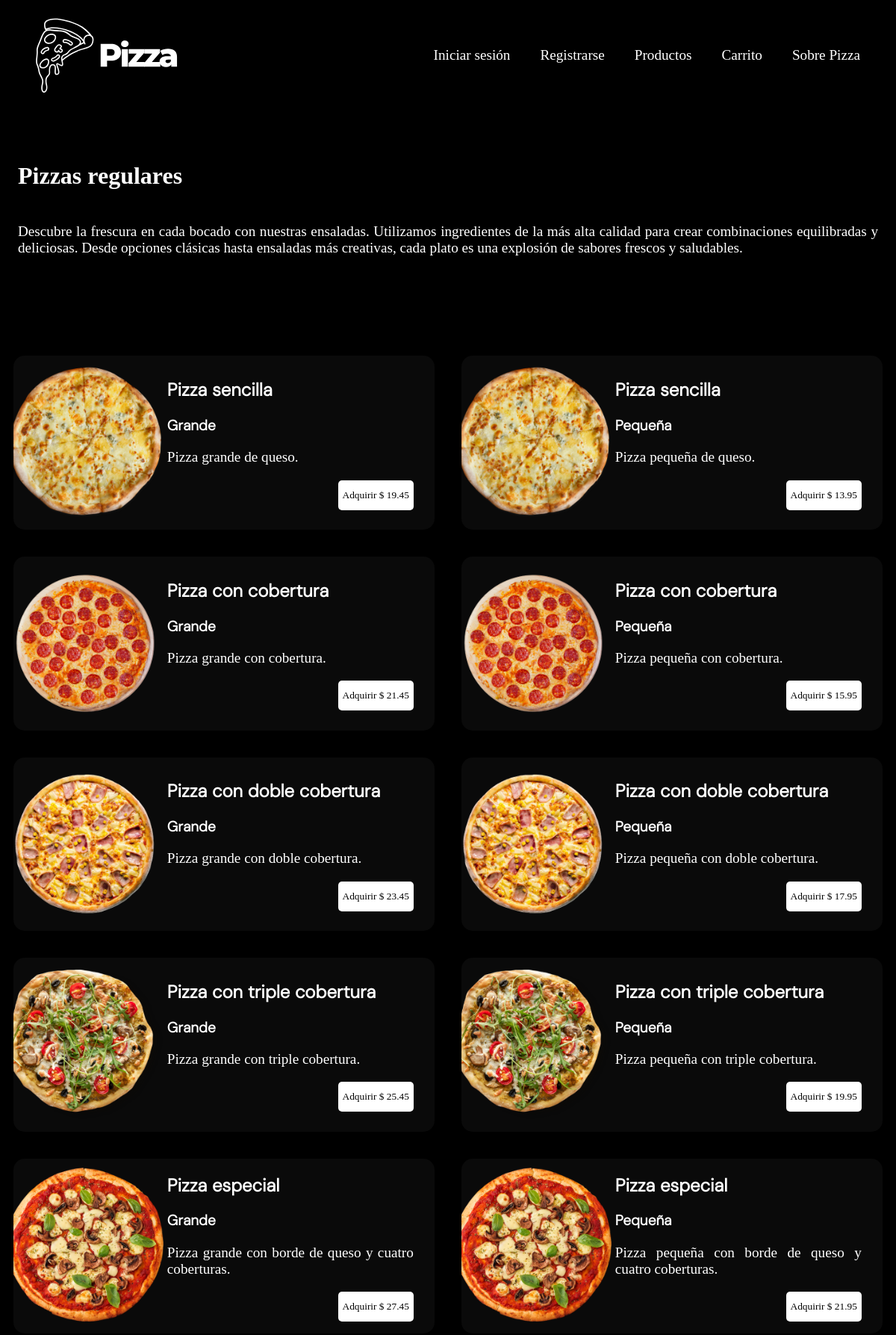
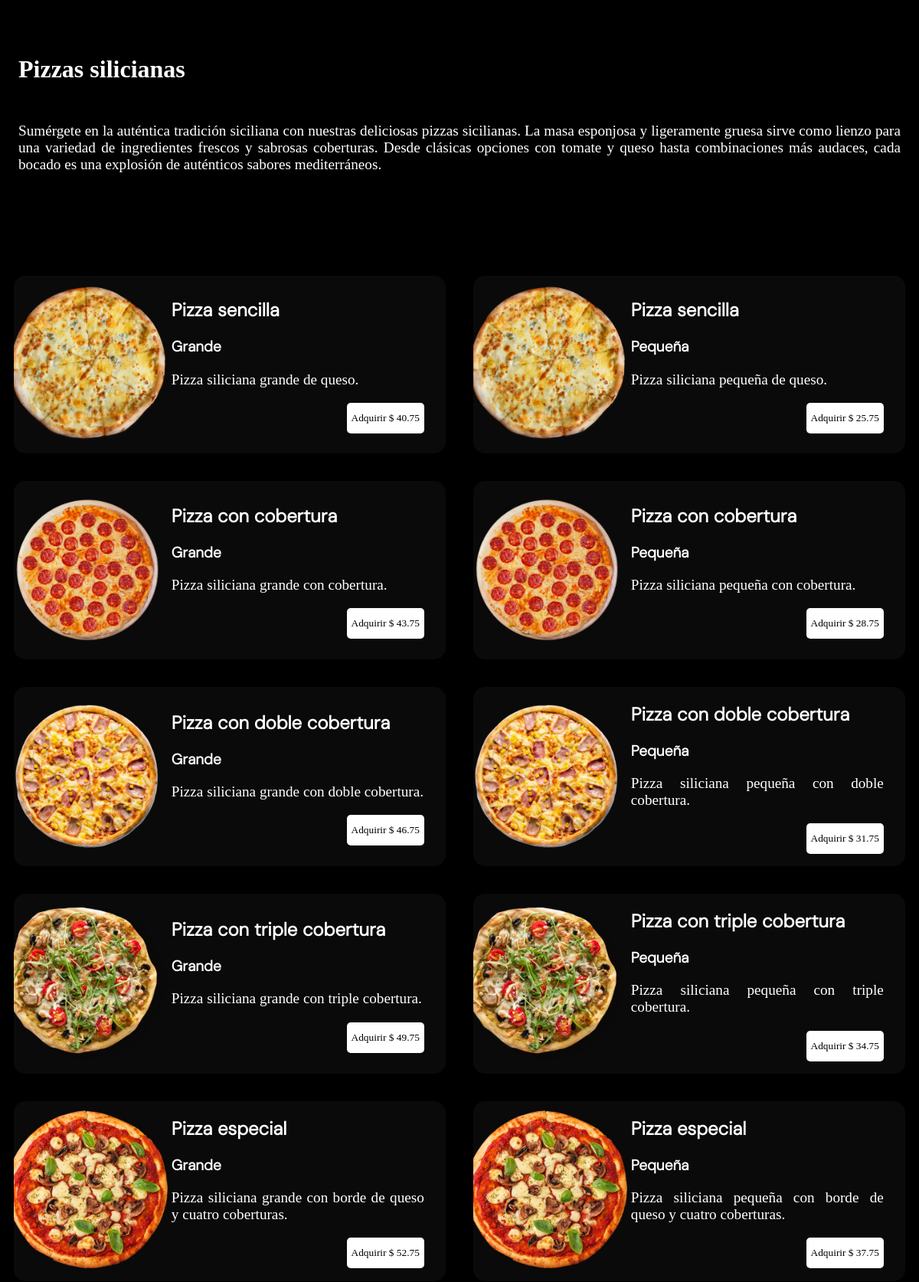
Screenshot of /products/ (upper part) with the database file from the repository (2 pictures, top to bottom).
### pizza/models.py (models this page shows, shortened)
class Pizza(models.Model):
    PIZZA_TOPPINS = [
        ("Pizza sencilla", "Pizza sencilla"),
        ("Pizza con cobertura", "Pizza con cobertura"),
        ("Pizza con doble cobertura", "Pizza con doble cobertura"),
        ("Pizza con triple cobertura", "Pizza con triple cobertura"),
        ("Pizza especial", "Pizza especial"),
    ]
    PIZZA_TYPES = [
        ("Regular", "Regular"),
        ("Siliciana", "Siliciana"),
    ]
    PIZZA_SIZES = [
        ("Pequeña", "Pequeña"),
        ("Grande", "Grande"),
    ]
    pizza_toppins = models.CharField(max_length=40, choices=PIZZA_TOPPINS)
    pizza_type = models.CharField(max_length=40, choices=PIZZA_TYPES)
    pizza_size = models.CharField(max_length=40, choices=PIZZA_SIZES)
    price = models.DecimalField(max_digits=6, decimal_places=2)
    image_url = models.TextField()
    description = models.TextField()

### pizza/views.py (the view)
# urls.py: path("products/", views.products),
def products(request):
    pizzas = Pizza.objects.all()
    toppings = Topping.objects.all()
    pastas = Pasta.objects.all()
    ensaladas = Salad.objects.all()
    subs = Sub.objects.all()
    cenas = DinnerPlatter.objects.all()
    return render(request, "products.html", {"pizzas": pizzas, "toppings": toppings, "pastas": pastas, "ensaladas": ensaladas, "subs": subs, "cenas": cenas})

### pizza/models.py (called while the page is built)
    def __str__(self):
        return self.name

### pizza/templates/products.html (shortened to what this page needs)
{% load static %}
<!DOCTYPE html>
<html lang="en">
<head>
    <link rel="stylesheet" href="{% static 'css/style.css' %}">
</head>
<body style="margin-bottom: 5%;">
    <nav class="full-screen">
        <div class="icon">
            <img src="{% static 'icons/pizza.svg' %}" alt="">
        </div>
        <div class="options">
            <ul>
                {% if user.is_staff %}
                    <li><a href="/products">Productos</a></li>
                    <li><a href="/orders">Pedidos</a></li>
                    <li><a href="/admin/">Panel de control</a></li>
                    <li><a href="/log_out">Cerrar sesión</a></li>
                    <li><a href="/">Sobre Pizza</a></li>
                {% else %}
                    {% if user.is_authenticated %}
                        <li><a href="/orders">Pedidos</a></li>
                        <li><a href="/log_out">Cerrar sesión</a></li>
                    {% else %}
                        <li><a href="/login">Iniciar sesión</a></li>
                        <li><a href="/sign_up">Registrarse</a></li>
                    {% endif %}
                    <li><a href="/products">Productos</a></li>
                    <li><a href="/cart">Carrito</a></li>
                    <li><a href="/">Sobre Pizza</a></li>
                {% endif %}
            </ul>
        </div>
    </nav>
    <section class="image">
    </section>
    {% if pizzas %}
        <section class="information-menu">
            <h1>Pizzas regulares</h1>
            <p>Descubre la frescura en cada bocado con nuestras ensaladas. Utilizamos ingredientes de la más alta calidad para crear combinaciones equilibradas y deliciosas. Desde opciones clásicas hasta ensaladas más creativas, cada plato es una explosión de sabores frescos y saludables.</p>
        </section>
    {% endif %}
    <section class="food_menu">
    {% for pizza in pizzas %}
        {% if pizza.pizza_type == "Regular" %}
            <div class="food">
                <span class="image">
                    <img src="{{ pizza.image_url }}" alt="">
                </span>
                <span class="information">
                    <span class="title">
                        <h2>{{ pizza.pizza_toppins }}</h2>
                        <h3>{{ pizza.pizza_size }}</h3>
                        <p>{{ pizza.description }}</p>
                    </span>
                    {% if not user.is_staff %}
                    <span class="button">
                        <button class="order-btn" data-pizza-imagen="{{ pizza.image_url }}" data-pizza-price="{{ pizza.price }}" data-pizza-id="{{ pizza.id }}" data-pizza-type="{{ pizza.pizza_type }}" data-pizza-toppins="{{ pizza.pizza_toppins }}" data-pizza-size="{{ pizza.pizza_size }}">Adquirir $ {{ pizza.price }}</button>
                    </span>
                    {% else %}
                    <span class="button">
                        <button>$ {{ pizza.price }}</button>
                    </span>
                    {% endif %}
                </span>
            </div>
        {% endif %}
    {% endfor %}
    {% if pizzas %}
        <section class="information-menu">
            <h1>Pizzas silicianas</h1>
            <p>Sumérgete en la auténtica tradición siciliana con nuestras deliciosas pizzas sicilianas. La masa esponjosa y ligeramente gruesa sirve como lienzo para una variedad de ingredientes frescos y sabrosas coberturas. Desde clásicas opciones con tomate y queso hasta combinaciones más audaces, cada bocado es una explosión de auténticos sabores mediterráneos.</p>
        </section>
    {% endif %}
    <section class="food_menu">
    {% for pizza in pizzas %}
        {% if pizza.pizza_type == "Siliciana" %}
            <div class="food">
                <span class="image">
                    <img src="{{ pizza.image_url }}" alt="">
                </span>
                <span class="information">
                    <span class="title">
                        <h2>{{ pizza.pizza_toppins }}</h2>
                        <h3>{{ pizza.pizza_size }}</h3>
                        <p>{{ pizza.description }}</p>
                    </span>
                    {% if not user.is_staff %}
                    <span class="button">
                        <button class="order-btn" data-pizza-imagen="{{ pizza.image_url }}" data-pizza-price="{{ pizza.price }}" data-pizza-id="{{ pizza.id }}" data-pizza-type="{{ pizza.pizza_type }}" data-pizza-toppins="{{ pizza.pizza_toppins }}" data-pizza-size="{{ pizza.pizza_size }}">Adquirir $ {{ pizza.price }}</button>
                    </span>
                    {% else %}
                    <span class="button">
                        <button>$ {{ pizza.price }}</button>
                    </span>
                    {% endif %}
                </span>
            </div>
        {% endif %}
    {% endfor %}
    </section>
</body>
</html>

### pizza/static/css/style.css (style rules this page uses)
body { margin: 0; padding: 0; background-color: black; overflow-x: hidden; overflow-y: visible; }
ul { color: white; list-style: none; }
a { color: white; text-decoration: none; font-family: "Poppins"; }
nav { display: flex; justify-content: space-between; top: 0; position: sticky; background-color: black; width: 100%; padding-top: 2%; padding-bottom: 2%; z-index: 4; }
nav .icon { display: flex; padding-left: 2%; }
nav .icon img { max-width: 250px; }
nav .options { display: flex; justify-content: flex-end; width: 70%; align-items: center; font-size: larger; padding-right: 4%; }
nav .options ul { display: flex; justify-content: flex-end; width: 100%; gap: 5%; }
nav .options ul a { width: 100%; display: flex; margin-right: 100%; transition: all 0.3s ease-in-out; }
.image { width: 100%; }
.image img { width: 100%; max-height: 350px; object-fit: cover; }
.information-menu { margin-top: 2%; margin-bottom: 8%; padding-left: 2%; padding-right: 2%; display: flex; flex-direction: column; color: white; display: flex; width: 96%; }
.information-menu h1 { font-family: "Poppins"; font-size: 200%; }
.information-menu p, .information-menu li { font-size: larger; font-family: "Open_Sans"; text-align: justify; }
.food_menu { width: 100%; display: flex; flex-direction: row; margin-bottom: 15%; flex-wrap: wrap; justify-content: space-between; }
.food_menu h2 { font-family: "DM_Sans"; }
.food_menu h3 { font-family: "DM_Sans"; font-size: larger; }
.food_menu p { font-size: larger; font-family: "Open_Sans"; text-align: justify; }
.food_menu .food { width: 47%; margin: 1.5%; display: flex; flex-direction: row; color: white; align-items: center; justify-content: space-around; background-color: rgb(10, 10, 10); transition: all 0.3s ease-in-out; border-radius: 15px; overflow: hidden; }
.food_menu .food .image { display: flex; align-items: center; justify-content: center; padding: 2%; margin-right: 2.5%; width: 30%; }
.food_menu .food .image img { width: 210px; height: 210px; max-width: 210px; max-height: 210px; }
.food_menu .food .information { width: 65%; display: flex; position: relative; flex-direction: column; padding-right: 5%; overflow: hidden; }
.food_menu .food .information .button { display: flex; justify-content: flex-end; }
.food_menu .food .information .button button { cursor: pointer; border: none; margin-bottom: 5%; font-family: "Poppins"; background-color: white; border-radius: 5px; height: 40px; transition: all 0.3s ease-in-out; }

### rows the page displays
Pizza: pizza_toppins "Pizza sencilla", pizza_size "Grande", description "Pizza grande de queso.", price "19.45"
Pizza: pizza_toppins "Pizza sencilla", pizza_size "Pequeña", description "Pizza pequeña de queso.", price "13.95"
Pizza: image_url (picture), pizza_toppins "Pizza con cobertura", pizza_size "Grande", description "Pizza grande con cobertura.", price "21.45"
Pizza: image_url (picture), pizza_toppins "Pizza con cobertura", pizza_size "Pequeña", description "Pizza pequeña con cobertura.", price "15.95"
Pizza: image_url (picture), pizza_toppins "Pizza con doble cobertura", pizza_size "Grande", description "Pizza grande con doble cobertura.", price "23.45"
Pizza: image_url (picture), pizza_toppins "Pizza con doble cobertura", pizza_size "Pequeña", description "Pizza pequeña con doble cobertura.", price "17.95"
Pizza: image_url (picture), pizza_toppins "Pizza con triple cobertura", pizza_size "Grande", description "Pizza grande con triple cobertura.", price "25.45"
Pizza: image_url (picture), pizza_toppins "Pizza con triple cobertura", pizza_size "Pequeña", description "Pizza pequeña con triple cobertura.", price "19.95"
Pizza: image_url (picture), pizza_toppins "Pizza especial", pizza_size "Grande", description "Pizza grande con borde de queso y cuatro coberturas.", price "27.45"
Pizza: image_url (picture), pizza_toppins "Pizza especial", pizza_size "Pequeña", description "Pizza pequeña con borde de queso y cuatro coberturas.", price "21.95"
Pizza: pizza_toppins "Pizza sencilla", pizza_size "Grande", description "Pizza siliciana grande de queso.", price "40.75"
Pizza: pizza_toppins "Pizza sencilla", pizza_size "Pequeña", description "Pizza siliciana pequeña de queso.", price "25.75"
Pizza: image_url (picture), pizza_toppins "Pizza con cobertura", pizza_size "Grande", description "Pizza siliciana grande con cobertura.", price "43.75"
Pizza: image_url (picture), pizza_toppins "Pizza con cobertura", pizza_size "Pequeña", description "Pizza siliciana pequeña con cobertura.", price "28.75"
Pizza: image_url (picture), pizza_toppins "Pizza con doble cobertura", pizza_size "Grande", description "Pizza siliciana grande con doble cobertura.", price "46.75"
Pizza: image_url (picture), pizza_toppins "Pizza con doble cobertura", pizza_size "Pequeña", description "Pizza siliciana pequeña con doble cobertura.", price "31.75"
Pizza: image_url (picture), pizza_toppins "Pizza con triple cobertura", pizza_size "Grande", description "Pizza siliciana grande con triple cobertura.", price "49.75"
Pizza: image_url (picture), pizza_toppins "Pizza con triple cobertura", pizza_size "Pequeña", description "Pizza siliciana pequeña con triple cobertura.", price "34.75"
Pizza: image_url (picture), pizza_toppins "Pizza especial", pizza_size "Grande", description "Pizza siliciana grande con borde de queso y cuatro coberturas.", price "52.75"
Pizza: image_url (picture), pizza_toppins "Pizza especial", pizza_size "Pequeña", description "Pizza siliciana pequeña con borde de queso y cuatro coberturas.", price "37.75"
